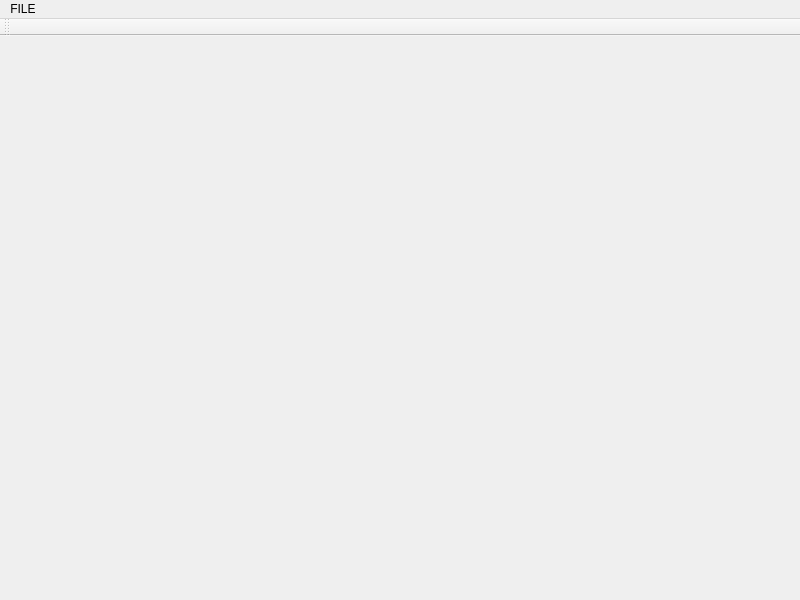
<?xml version="1.0" encoding="UTF-8"?>
<ui version="4.0">
 <class>MainWindow</class>
 <widget class="QMainWindow" name="MainWindow">
  <property name="geometry">
   <rect>
    <x>0</x>
    <y>0</y>
    <width>800</width>
    <height>600</height>
   </rect>
  </property>
  <property name="windowTitle">
   <string>MainWindow</string>
  </property>
  <widget class="ChessView" name="centralwidget"/>
  <widget class="QMenuBar" name="menubar">
   <property name="geometry">
    <rect>
     <x>0</x>
     <y>0</y>
     <width>800</width>
     <height>20</height>
    </rect>
   </property>
   <widget class="QMenu" name="menuFILE">
    <property name="title">
     <string>FILE</string>
    </property>
    <addaction name="actionOpen_Chessboard"/>
    <addaction name="actionSave_Chessboard"/>
   </widget>
   <addaction name="menuFILE"/>
  </widget>
  <widget class="QToolBar" name="toolBar">
   <property name="windowTitle">
    <string>toolBar</string>
   </property>
   <attribute name="toolBarArea">
    <enum>TopToolBarArea</enum>
   </attribute>
   <attribute name="toolBarBreak">
    <bool>false</bool>
   </attribute>
  </widget>
  <action name="actionOpen_Chessboard">
   <property name="icon">
    <iconset resource="resources.qrc">
     <normaloff>:/new/prefix1/icons/open.png</normaloff>:/new/prefix1/icons/open.png</iconset>
   </property>
   <property name="text">
    <string>Open Chessboard</string>
   </property>
   <property name="shortcut">
    <string>Ctrl+O</string>
   </property>
  </action>
  <action name="actionSave_Chessboard">
   <property name="icon">
    <iconset resource="resources.qrc">
     <normaloff>:/new/prefix1/icons/save.png</normaloff>:/new/prefix1/icons/save.png</iconset>
   </property>
   <property name="text">
    <string>Save Chessboard</string>
   </property>
   <property name="shortcut">
    <string>Ctrl+S</string>
   </property>
  </action>
 </widget>
 <customwidgets>
  <customwidget>
   <class>ChessView</class>
   <extends>QWidget</extends>
   <header location="global">chessview.h</header>
   <container>1</container>
  </customwidget>
 </customwidgets>
 <resources>
  <include location="resources.qrc"/>
 </resources>
 <connections/>
</ui>
